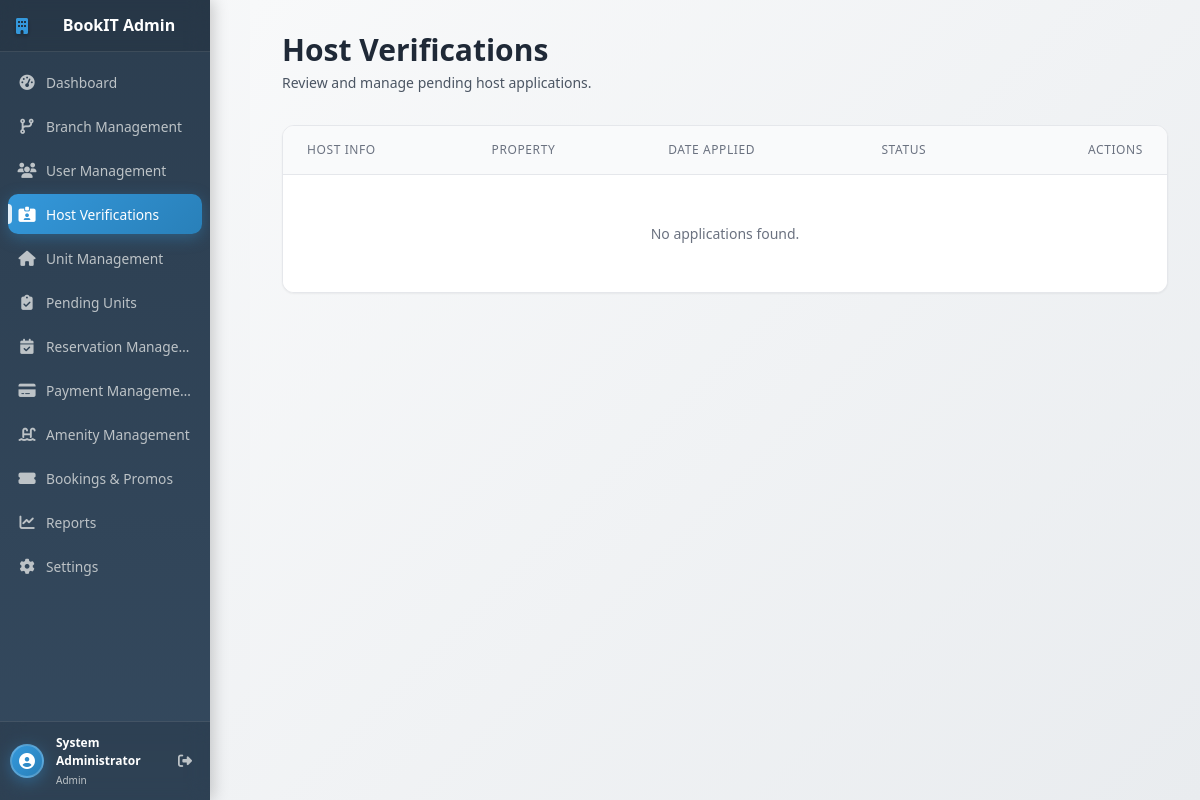
Before: /admin/host_verifications.php (signed in) with the older database file.
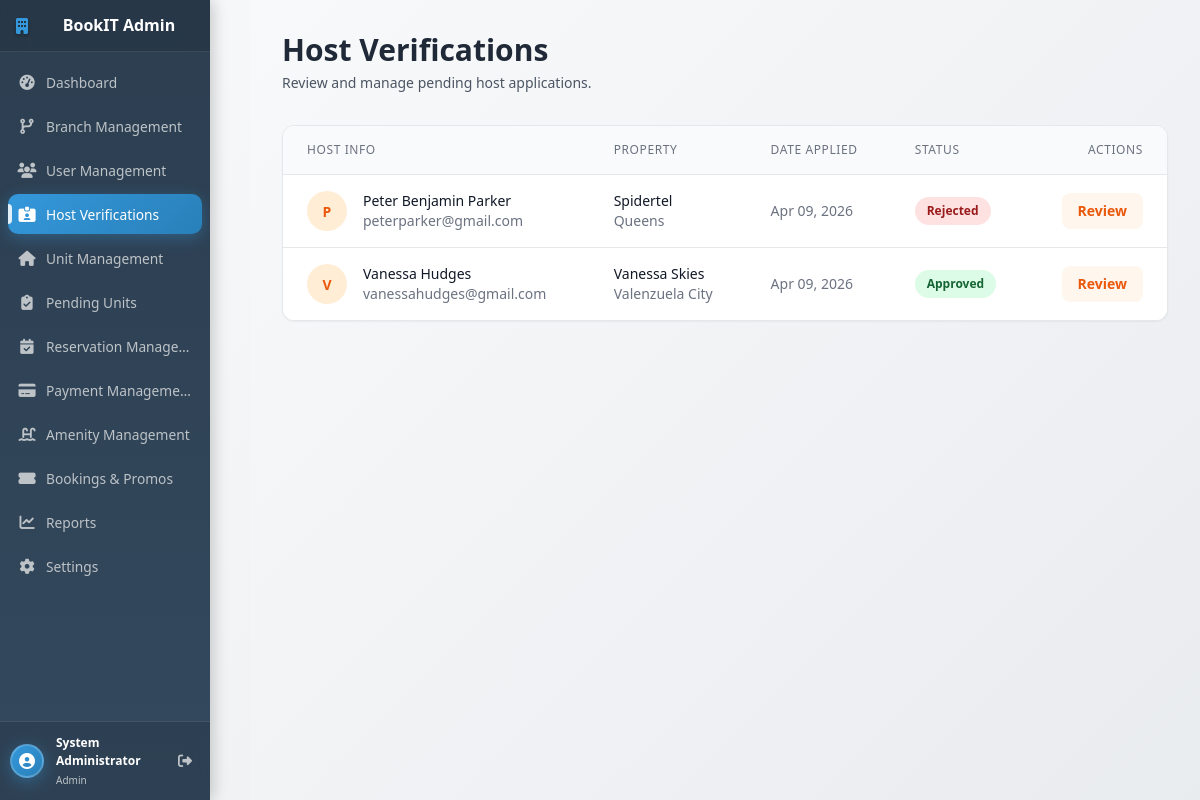
After: the same page with the newer database file.
### tables this page shows
CREATE TABLE IF NOT EXISTS `host_applications` (
  `application_id` int NOT NULL AUTO_INCREMENT,
  `user_id` int NOT NULL,
  `condo_name` varchar(150) DEFAULT NULL,
  `branch_name` varchar(150) DEFAULT NULL,
  `complete_address` text,
  `social_media_link` varchar(255) DEFAULT NULL,
  `primary_id_type` varchar(100) DEFAULT NULL,
  `primary_id_number` varchar(100) DEFAULT NULL,
  `primary_id_path` varchar(255) DEFAULT NULL,
  `secondary_id_path` varchar(255) DEFAULT NULL,
  `selfie_with_id_path` varchar(255) DEFAULT NULL,
  `proof_of_ownership_path` varchar(255) DEFAULT NULL,
  `utility_bill_path` varchar(255) DEFAULT NULL,
  `payout_method` varchar(50) DEFAULT NULL,
  `account_name` varchar(150) DEFAULT NULL,
  `account_number` varchar(150) DEFAULT NULL,
  `bank_name` varchar(150) DEFAULT NULL,
  `status` enum('pending','approved','rejected') DEFAULT 'pending',
  `admin_notes` text,
  `reviewed_by` int DEFAULT NULL,
  `reviewed_at` datetime DEFAULT NULL,
  `created_at` timestamp NULL DEFAULT CURRENT_TIMESTAMP,
  PRIMARY KEY (`application_id`),
  KEY `user_id` (`user_id`)
);

CREATE TABLE IF NOT EXISTS `users` (
  `user_id` int NOT NULL AUTO_INCREMENT,
  `full_name` varchar(100) NOT NULL,
  `email` varchar(100) NOT NULL,
  `password` varchar(255) NOT NULL,
  `phone` varchar(20) DEFAULT NULL,
  `role` enum('admin','host','renter','manager') DEFAULT 'renter',
  `branch_id` int DEFAULT NULL,
  `is_active` tinyint(1) DEFAULT '1',
  `created_at` timestamp NULL DEFAULT CURRENT_TIMESTAMP,
  `last_login` datetime DEFAULT NULL,
  `updated_at` timestamp NULL DEFAULT CURRENT_TIMESTAMP ON UPDATE CURRENT_TIMESTAMP,
  `address` text,
  `profile_picture` varchar(255) DEFAULT NULL,
  `login_method` varchar(20) DEFAULT 'email',
  `reset_token` varchar(255) DEFAULT NULL,
  `token_expiry` datetime DEFAULT NULL,
  `verification_status` enum('none','pending','verified','rejected') DEFAULT 'none',
  PRIMARY KEY (`user_id`),
  UNIQUE KEY `email` (`email`)
);

### admin/host_verifications.php (the view, shortened to what the changed rows need)
<?php
include_once '../includes/functions.php';
mysqli_query($conn, "
CREATE TABLE IF NOT EXISTS `audit_logs` (
  `log_id` int NOT NULL AUTO_INCREMENT,
  `user_id` int DEFAULT NULL,
  `action_type` varchar(50) NOT NULL,
  `entity_type` varchar(50) NOT NULL,
  `entity_id` int NOT NULL,
  `details` text,
  `created_at` timestamp NULL DEFAULT CURRENT_TIMESTAMP,
  PRIMARY KEY (`log_id`),
  KEY `user_id` (`user_id`),
  KEY `entity` (`entity_type`, `entity_id`)
) ENGINE=InnoDB DEFAULT CHARSET=utf8mb4 COLLATE=utf8mb4_unicode_ci;
");
$query = "SELECT h.*, u.full_name as raw_full_name, u.email as raw_email, u.phone as raw_phone
          FROM host_applications h
          JOIN users u ON h.user_id = u.user_id
          ORDER BY h.created_at DESC";
$result = mysqli_query($conn, $query);
$applications = [];
while ($row = mysqli_fetch_assoc($result)) {
    $applications[] = $row;
}
?>
<!DOCTYPE html>
<html lang="en">
<head>
  <link rel="stylesheet" href="../assets/css/admin/admin_dashboard.css">
  <link rel="stylesheet" href="https://cdnjs.cloudflare.com/ajax/libs/font-awesome/6.5.0/css/all.min.css">
  <script src="https://cdn.tailwindcss.com"></script>
</head>
<body class="bg-gray-100">
<div class="flex min-h-screen">
  <main class="flex-1 ml-[250px] p-8 content overflow-y-auto w-full">
    <div class="mb-8 flex justify-between items-center">
      <div>
        <h1 class="text-3xl font-bold text-gray-800">Host Verifications</h1>
      </div>
    </div>
    <div class="bg-white rounded-xl shadow-sm border border-gray-200 overflow-hidden">
      <table class="min-w-full divide-y divide-gray-200">
        <thead class="bg-gray-50">
          <tr>
            <th class="px-6 py-4 text-left text-xs font-medium text-gray-500 uppercase tracking-wider">Host Info</th>
            <th class="px-6 py-4 text-left text-xs font-medium text-gray-500 uppercase tracking-wider">Property</th>
            <th class="px-6 py-4 text-left text-xs font-medium text-gray-500 uppercase tracking-wider">Date Applied</th>
            <th class="px-6 py-4 text-left text-xs font-medium text-gray-500 uppercase tracking-wider">Status</th>
            <th class="px-6 py-4 text-right text-xs font-medium text-gray-500 uppercase tracking-wider">Actions</th>
          </tr>
        </thead>
        <tbody class="bg-white divide-y divide-gray-200">
          <?php if (count($applications) > 0): ?>
            <?php foreach ($applications as $app): ?>
              <tr class="hover:bg-gray-50 transition">
                <td class="px-6 py-4 whitespace-nowrap">
                  <div class="flex items-center">
                    <div class="h-10 w-10 rounded-full bg-orange-100 flex items-center justify-center text-orange-600 font-bold">
                      <?php echo strtoupper(substr($app['raw_full_name'], 0, 1)); ?>
                    </div>
                    <div class="ml-4">
                      <div class="text-sm font-medium text-gray-900"><?php echo htmlspecialchars($app['raw_full_name']); ?></div>
                      <div class="text-sm text-gray-500"><?php echo htmlspecialchars($app['raw_email']); ?></div>
                    </div>
                  </div>
                </td>
                <td class="px-6 py-4 whitespace-nowrap">
                  <div class="text-sm text-gray-900"><?php echo htmlspecialchars($app['condo_name']); ?></div>
                  <div class="text-sm text-gray-500 truncate max-w-[200px]"><?php echo htmlspecialchars($app['branch_name']); ?></div>
                </td>
                <td class="px-6 py-4 whitespace-nowrap text-sm text-gray-500">
                  <?php echo date('M d, Y', strtotime($app['created_at'])); ?>
                </td>
                <td class="px-6 py-4 whitespace-nowrap">
                  <?php if ($app['status'] == 'pending'): ?>
                    <span class="px-3 py-1 inline-flex text-xs leading-5 font-semibold rounded-full bg-yellow-100 text-yellow-800">Pending</span>
                  <?php elseif ($app['status'] == 'approved'): ?>
                    <span class="px-3 py-1 inline-flex text-xs leading-5 font-semibold rounded-full bg-green-100 text-green-800">Approved</span>
                  <?php else: ?>
                    <span class="px-3 py-1 inline-flex text-xs leading-5 font-semibold rounded-full bg-red-100 text-red-800">Rejected</span>
                  <?php endif; ?>
                </td>
                <td class="px-6 py-4 whitespace-nowrap text-right text-sm font-medium">
                  <button onclick="viewApplication(<?php echo htmlspecialchars(json_encode($app)); ?>)"
                          class="text-orange-600 hover:text-orange-900 font-semibold bg-orange-50 px-4 py-2 rounded-lg">
                    Review
                  </button>
                </td>
              </tr>
            <?php endforeach; ?>
          <?php else: ?>
            <tr>
              <td colspan="5" class="px-6 py-12 text-center text-gray-500">No applications found.</td>
            </tr>
          <?php endif; ?>
        </tbody>
      </table>
    </div>
  </main>
</div>
</body>
</html>

Changed rows visible on the page:
added host_applications: user.full_name "P", user.full_name "Peter Benjamin Parker", user.email "peterparker@gmail.com", condo_name "Spidertel", branch_name "Queens", created_at "Apr 09, 2026", status "Rejected"
added host_applications: user.full_name "V", user.full_name "Vanessa Hudges", user.email "vanessahudges@gmail.com", condo_name "Vanessa Skies", branch_name "Valenzuela City", created_at "Apr 09, 2026", status "Approved"
Other visible differences:
text no longer shown: "No applications found."
